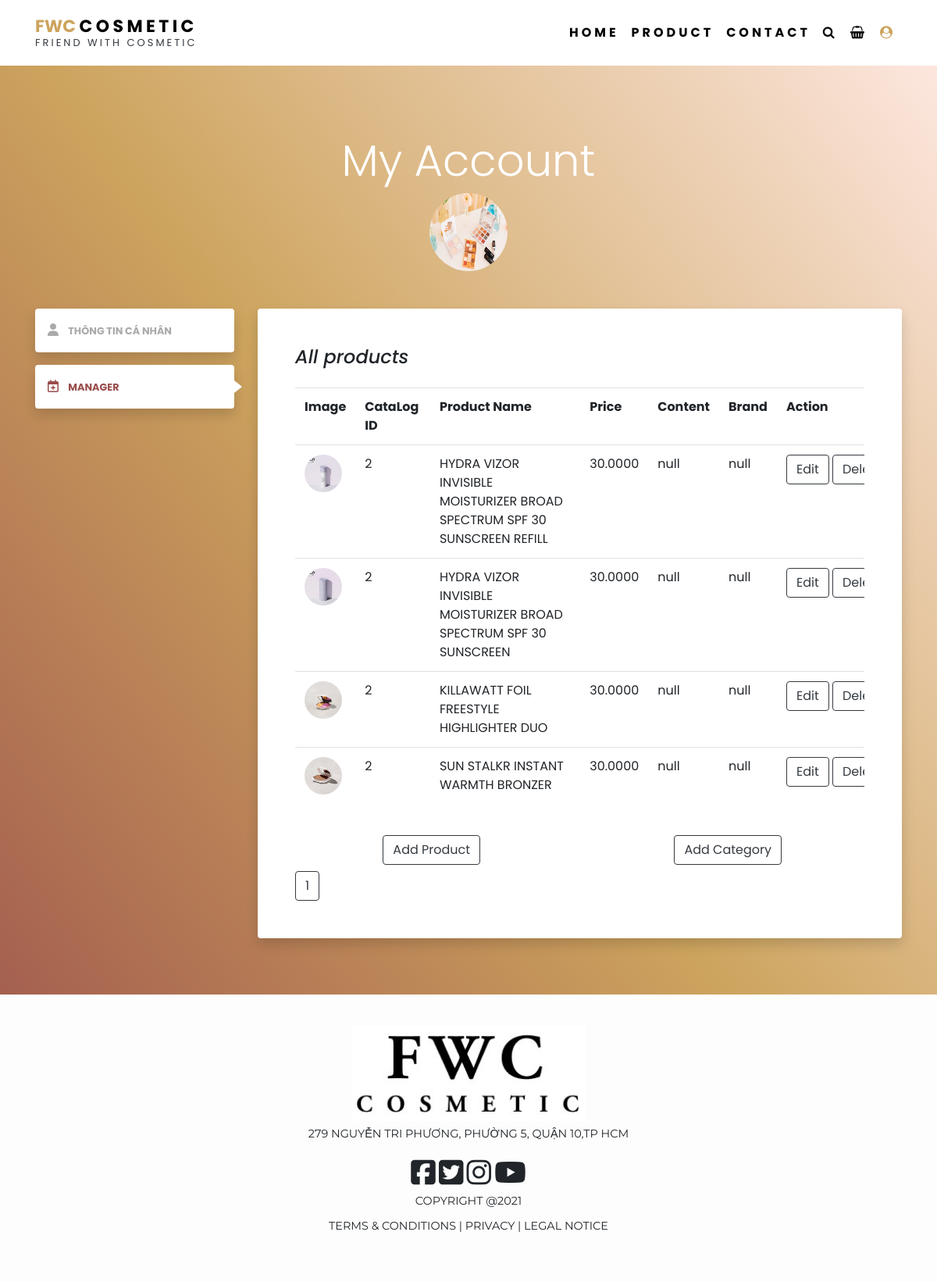
The page /index.php?controller=profile&action=manage (signed in) on the database its author committed.
### tables this page shows
CREATE TABLE `tbl_products` (
  `id` int(255) NOT NULL,
  `catalog_id` int(11) NOT NULL,
  `name` varchar(100) NOT NULL,
  `price` decimal(15,4) NOT NULL DEFAULT 0.0000,
  `content` text NOT NULL,
  `discount` int(11) NOT NULL,
  `image_link` text NOT NULL,
  `image_list` text NOT NULL,
  `created` text NOT NULL DEFAULT '0',
  `view` int(11) NOT NULL DEFAULT 0,
  `brand` text NOT NULL,
  `madeIn` text NOT NULL,
  `type` text NOT NULL,
  `capacity` text NOT NULL
);

### Controllers/BaseController.php (called while the page is built, shortened)
<?php
class BaseController{
    protected function view($viewpath, array $data = []){
        $viewpath=self::VIEW_FOLDER_NAME.$viewpath.".php";
        require($viewpath);
    }
}
?>

### index.php (called while the page is built, shortened)
<?php
require ("./Modules/db_module.php");
require ("./Controllers/BaseController.php");
$actionName =strtolower($_REQUEST['action']??'index');
$controllerObject =new $controllerName();
$controllerObject->$actionName();
?>

### Modules/db_module.php (called while the page is built, shortened)
<?php
function chayTruyVanTraVeDL($link, $q)
{
	$result = mysqli_query($link, $q);
	return $result;
}

### Views/frontend/profile/index.php (the view, shortened to what this page needs)
<!doctype html>
<html lang="en">
<head>
    <?php require_once("Views/shared/head-title.php"); ?>
    <link rel="stylesheet" href="Public/frontend/css/profile.css">
</head>
<body>
    <div class="container-fluid">
        <?php require_once("Views/shared/header.php"); ?>
        <section class="py-5 header">
            <div class="container py-4">
                <header class="text-center mb-5 text-white">
                    <h1 class="display-4">My Account</h1>
                    <img src="Public/frontend/img/account/bg.jpeg" class="rounded-circle" alt="Avatar User" width="100" height="100">
                </header>
                <div class="row">
                    <div class="col-md-3">
                        <div class="nav flex-column nav-pills nav-pills-custom" id="v-pills-tab" role="tablist" aria-orientation="vertical">
                            <?php
                            if ($_SESSION['role'] == 1) {
                                if (isset($managerInterface) || isset($productDetail) || isset($flagAddCatalog)) {
                                    echo '
                                    <a class="nav-link mb-3 p-3 shadow " id="v-pills-infor-tab" data-toggle="pill" href="index.php?controller=profile" role="tab" aria-controls="v-pills-infor" aria-selected="true">
                                        <i class="fas fa-user mr-2"></i>
                                        <span class="font-weight-bold small text-uppercase">Thông Tin Cá Nhân</span>
                                    </a>
                                    <a class="nav-link mb-3 p-3 shadow active" id="v-pills-history-tab" data-toggle="pill" href="index.php?controller=profile&action=manage" role="tab" aria-controls="v-pills-history" aria-selected="false">
                                        <i class="far fa-calendar-plus mr-2"></i>
                                        <span class="font-weight-bold small text-uppercase">Manager</span>
                                    </a>
                                    ';
                                }
                            }
                            ?>
                        </div>
                    </div>
                    <div class="col-md-9">
                        <div class="tab-content" id="v-pills-tabContent">
                            <div class="tab-pane fade shadow rounded bg-white show active p-5" id="v-pills-infor" role="tabpanel" aria-labelledby="v-pills-infor-tab">
                                <?php
                                if (isset($products)) {
                                    echo '
                                        <h4 class="font-italic mb-4">All products</h4>
                                        <div class="table-responsive">
                                        <table class="table table-md">
                                            <tr>
                                                <th>Image</th>
                                                <th>CataLog ID</th>
                                                <th>Product Name</th>
                                                <th>Price</th>
                                                <th>Content</th>
                                                <th>Brand</th>
                                                <th>Action</th>
                                            </tr>';
                                    $link = null;
                                    $result = chayTruyVanTraVeDL($link, "SELECT count(id) AS total FROM tbl_products");
                                    $row = mysqli_fetch_assoc($result);
                                    $total_records = $row['total'];
                                    $current_page = isset($_GET['page']) ? $_GET['page'] : 1;
                                    $limit = 4;
                                    $total_page = ceil($total_records / $limit);
                                    $linkProduct=null;
                                    $start = ($current_page - 1) * $limit;
                                    $resultProduct=chayTruyVanTraVeDL($linkProduct,"SELECT * FROM tbl_products LIMIT ${start}, ${limit}");
                                    while ($row = mysqli_fetch_assoc($resultProduct)){
                                        echo '
                                                <tr>
                                                    <td><img src="Public/frontend/img/product/' . $row['image_link'] . '" class="rounded-circle" alt="Image Product" width="48px" height="48px"></td>
                                                    <td>' . $row['catalog_id'] . '</td>
                                                    <td>' . $row['name'] . '</td>
                                                    <td>' . $row['price'] . '</td>
                                                    <td>' . $row['content'] . '</td>
                                                    <td>' . $row['brand'] . '</td>
                                                    <td>
                                                        <div class="row">
                                                            <div class="col-md-6">
                                                                <a  href="index.php?controller=profile&action=editProduct&id=' . $row['id'] . '" class="btn btn-outline-dark">Edit</a>
                                                            </div>
                                                            <div class="col-md-6">
                                                                <a  href="index.php?controller=profile&action=deleteProductManage&id=' . $row['id'] . '" class="btn btn-outline-dark">Delete</a>
                                                            </div>
                                                        </div>
                                                    </td>
                                                </tr>
                                                ';
                                    }
                                    echo '
                                        </table>
                                        </div>
                                            <br>
                                            <div class="row">
                                                <div class="col-6 spa-btn">
                                                    <a href="index.php?controller=profile&action=viewAddProduct" class="btn btn-outline-dark">Add Product</a>
                                                </div>
                                                <div class="col-6 spa-btn">
                                                    <a href="index.php?controller=profile&action=viewAddCatalog" class="btn btn-outline-dark">Add Category</a>
                                                </div>
                                            </div>
                                        ';
                                    for ($i = 1; $i <= $total_page; $i++){
                                        if ($i == $current_page){
                                            echo '<span class="btn btn-outline-dark mt-2 total_page_button">'.$i.'</span> ';
                                        }
                                        else{
                                            echo '<a class="btn btn btn-outline-dark mt-2 total_page_button" href="index.php?controller=profile&action=manage&page='.$i.'">'.$i.'</a> ';
                                        }
                                    }
                                }
                                ?>
                            </div>
                        </div>
                    </div>
                </div>
            </div>
        </section>
        <?php require_once("Views/shared/footer.php"); ?>
    </div>
</body>

### Public/frontend/css/profile.css (style rules this page uses)
.nav-pills-custom .nav-link { color: #aaa; background: #fff; position: relative; }
.nav-pills-custom .nav-link.active { color: #994c4b; background: #fff; }
@media (min-width: 992px) { .nav-pills-custom .nav-link::before { content: ''; display: block; border-top: 8px solid transparent; border-left: 10px solid #fff; border-bottom: 8px solid transparent; position: absolute; top: 50%; right: -10px; transform: translateY(-50%); opacity: 0; } }
.nav-pills-custom .nav-link.active::before { opacity: 1; }
body { min-height: 100vh; background: linear-gradient(to right top, #994c4b, #cda45e, #ffeae5); }
.spa-btn { display: flex; justify-content: center; }
.header { margin-top: 100px; }
.container-fluid { width: 100%; padding-right: 0; padding-left: 0; margin-right: auto; margin-left: auto; }
:root { --mainColor: #cda45e; }
body { font-family: 'Poppins', sans-serif; }

### rows shown on the page
tbl_products: image_link (picture), catalog "2", name "HYDRA VIZOR INVISIBLE MOISTURIZER BROAD SPECTRUM SPF 30 SUNSCREEN REFILL", price "30.0000", content "null", brand "null"
tbl_products: image_link (picture), catalog "2", name "HYDRA VIZOR INVISIBLE MOISTURIZER BROAD SPECTRUM SPF 30 SUNSCREEN", price "30.0000", content "null", brand "null"
tbl_products: image_link (picture), catalog "2", name "KILLAWATT FOIL FREESTYLE HIGHLIGHTER DUO", price "30.0000", content "null", brand "null"
tbl_products: image_link (picture), catalog "2", name "SUN STALKR INSTANT WARMTH BRONZER", price "30.0000", content "null", brand "null"
